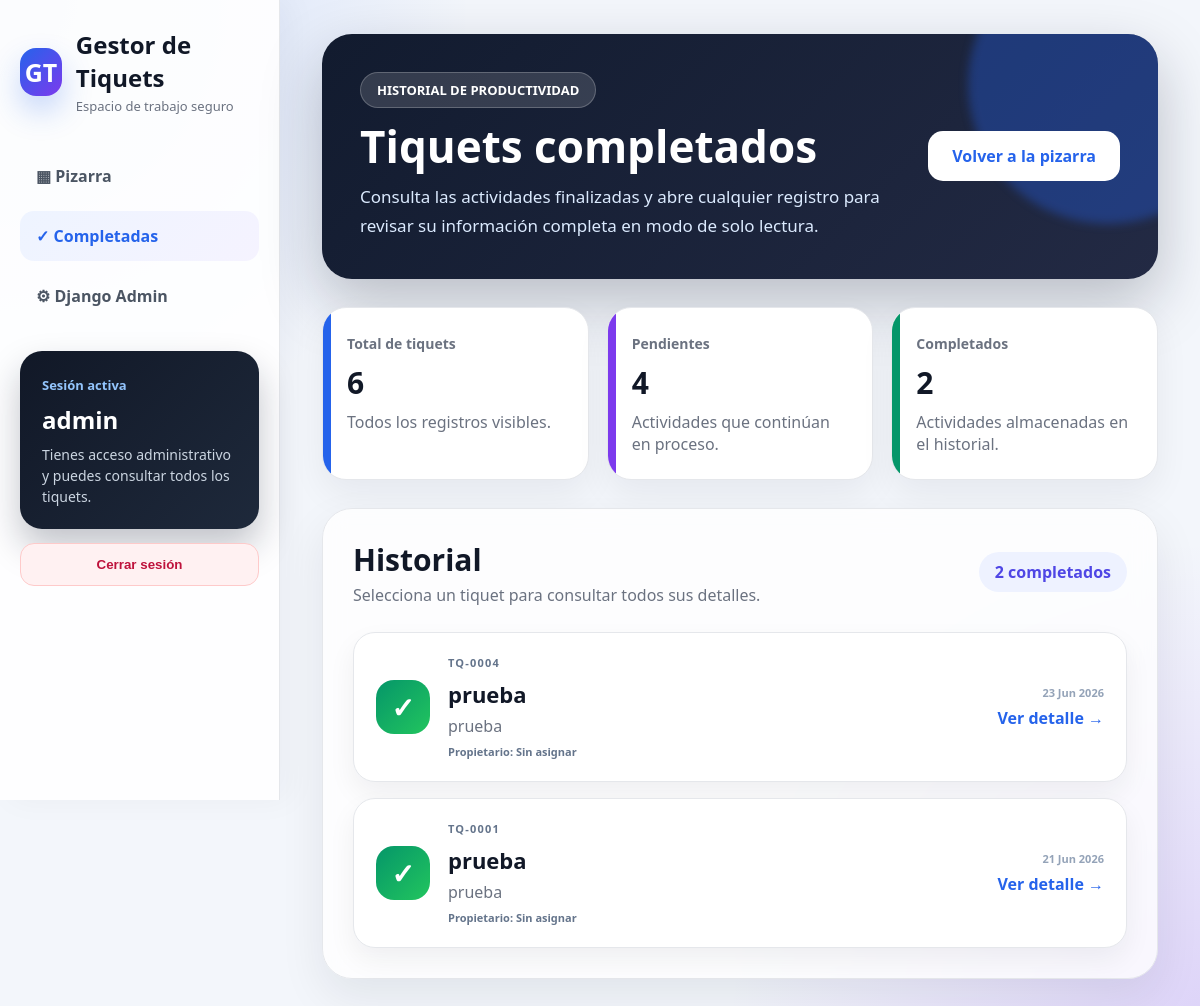
The app's page /completadas/ (signed in) with its own data.
### tareas/models.py (models this page shows, shortened)
class PostIt(models.Model):
    COLORES_CHOICES = [
        ("#2563eb", "Azul profesional"),
        ("#7c3aed", "Morado creativo"),
        ("#059669", "Verde progreso"),
        ("#f97316", "Naranja urgente"),
        ("#e11d48", "Rojo importante"),
    ]
    titulo = models.CharField(max_length=100)
    contenido = models.TextField(blank=True)
    color = models.CharField(
        max_length=7,
        choices=COLORES_CHOICES,
        default="#2563eb",
    )
    creado_el = models.DateTimeField(auto_now_add=True)
    completada = models.BooleanField(default=False)
    propietario = models.ForeignKey(
        settings.AUTH_USER_MODEL,
        on_delete=models.CASCADE,
        related_name="tareas",
        null=True,
        blank=True,
    )
    class Meta:
        ordering = ["-creado_el"]
        verbose_name = "Tiquet"
        verbose_name_plural = "Tiquets"

### tareas/views.py (the view)
@login_required
def historial_completadas(request):
    postits_completados = _tareas_permitidas(
        request.user
    ).filter(completada=True)
    contexto = {
        "postits": postits_completados,
        **_contexto_resumen(request.user),
    }
    return render(
        request,
        "completadas.html",
        contexto,
    )

### tareas/views.py (called while the page is built)
def _tareas_permitidas(user):
    queryset = PostIt.objects.select_related("propietario")
    if user.is_staff:
        return queryset
    return queryset.filter(propietario=user)

def _contexto_resumen(user):
    queryset = _tareas_permitidas(user)
    return {
        "total_tareas": queryset.count(),
        "total_pendientes": queryset.filter(completada=False).count(),
        "total_completadas": queryset.filter(completada=True).count(),
    }

### tareas/templates/completadas.html (shortened to what this page needs)
{% extends 'base.html' %}
{% block content %}
<section class="hero-premium">
    <div>
        <span class="badge-premium">HISTORIAL DE PRODUCTIVIDAD</span>
        <h1>Tiquets completados</h1>
        <p>
            Consulta las actividades finalizadas y abre cualquier registro para
            revisar su información completa en modo de solo lectura.
        </p>
    </div>
    <a href="{% url 'pizarra' %}" class="btn-principal">Volver a la pizarra</a>
</section>
<section class="resumen-grid">
    <article class="resumen-card azul">
        <span>Total de tiquets</span>
        <strong>{{ total_tareas }}</strong>
        <p>Todos los registros visibles.</p>
    </article>
    <article class="resumen-card morado">
        <span>Pendientes</span>
        <strong>{{ total_pendientes }}</strong>
        <p>Actividades que continúan en proceso.</p>
    </article>
    <article class="resumen-card verde">
        <span>Completados</span>
        <strong>{{ total_completadas }}</strong>
        <p>Actividades almacenadas en el historial.</p>
    </article>
</section>
<section class="zona-tareas">
    <div class="zona-header">
        <div>
            <h2>Historial</h2>
            <p>Selecciona un tiquet para consultar todos sus detalles.</p>
        </div>
        <span>{{ total_completadas }} completado{{ total_completadas|pluralize:"s" }}</span>
    </div>
    <div class="lista-historial-premium">
        {% for nota in postits %}
            <a href="{% url 'detalle_completada' nota.id %}" class="historial-item">
                <div class="historial-icono">✓</div>
                <div class="historial-info">
                    <span class="codigo-tiquet">TQ-{{ nota.id|stringformat:"04d" }}</span>
                    <h3>{{ nota.titulo }}</h3>
                    <p>
                        {% if nota.contenido %}
                            {{ nota.contenido|truncatechars:120 }}
                        {% else %}
                            Sin descripción registrada.
                        {% endif %}
                    </p>
                    {% if request.user.is_staff %}
                        <small class="propietario-historial">
                            Propietario:
                            {% if nota.propietario %}
                                {{ nota.propietario.username }}
                            {% else %}
                                Sin asignar
                            {% endif %}
                        </small>
                    {% endif %}
                </div>
                <div class="historial-accion">
                    <small>{{ nota.creado_el|date:"d M Y" }}</small>
                    <span>Ver detalle →</span>
                </div>
            </a>
        {% empty %}
            <div class="vacio-premium">
                <h3>No hay tiquets completados</h3>
                <p>Cuando completes una actividad, aparecerá en este historial.</p>
            </div>
        {% endfor %}
    </div>
</section>
{% endblock %}

### tareas/templates/base.html (shortened to what this page needs)
{% load static %}
<!DOCTYPE html>
<html lang="es">
<head>
    <link rel="stylesheet" href="{% static 'css/estilos.css' %}">
    <link rel="stylesheet" href="{% static 'css/seguridad.css' %}">
</head>
<body class="app-premium">
    <div class="app-layout">
        <aside class="sidebar-premium" id="sidebarPrincipal">
            <div class="brand">
                <div class="brand-icon">GT</div>
                <div>
                    <h2>Gestor de Tiquets</h2>
                    <span>Espacio de trabajo seguro</span>
                </div>
            </div>
            <nav class="menu-premium">
                <a href="{% url 'pizarra' %}"
                   class="{% if request.resolver_match.url_name == 'pizarra' or request.resolver_match.url_name == 'editar_tarea' %}activo{% endif %}">
                    ▦ Pizarra
                </a>
                <a href="{% url 'historial_completadas' %}"
                   class="{% if request.resolver_match.url_name == 'historial_completadas' or request.resolver_match.url_name == 'detalle_completada' %}activo{% endif %}">
                    ✓ Completadas
                </a>
                {% if request.user.is_staff %}
                    <a href="{% url 'admin:index' %}" target="_blank" rel="noopener">
                        ⚙ Django Admin
                    </a>
                {% endif %}
            </nav>
            <div class="mini-card">
                <span>Sesión activa</span>
                <strong>{% firstof request.user.get_full_name request.user.username %}</strong>
                <p>
                    {% if request.user.is_staff %}
                        Tienes acceso administrativo y puedes consultar todos los tiquets.
                    {% else %}
                        Tu cuenta únicamente puede consultar sus propios tiquets.
                    {% endif %}
                </p>
            </div>
            <form method="post" action="{% url 'logout' %}" class="form-logout">
                <button type="submit" class="btn-logout">Cerrar sesión</button>
            </form>
        </aside>
        <main class="contenido-premium">
            {% block content %}{% endblock %}
        </main>
    </div>
</body>
</html>

### tareas/static/css/seguridad.css (style rules this page uses)
:root { --seg-primary: #2563eb; --seg-primary-dark: #1d4ed8; --seg-purple: #7c3aed; --seg-success: #059669; --seg-danger: #dc2626; --seg-text: #111827; --seg-muted: #64748b; --seg-border: #e2e8f0; --seg-surface: #ffffff; }
.form-logout { margin-top: 14px; }
.btn-logout { width: 100%; border: 1px solid #fecaca; background: #fff1f2; color: #be123c; padding: 13px 16px; border-radius: 14px; font-weight: 900; cursor: pointer; transition: 0.25s; }
.codigo-tiquet { display: block; color: #64748b; font-size: 11px; font-weight: 900; letter-spacing: 0.11em; margin-bottom: 9px; }
.historial-accion { display: flex; flex-direction: column; align-items: flex-end; gap: 7px; }
.historial-accion small { color: #94a3b8; font-size: 11px; }
.propietario-historial { display: block; margin-top: 7px; color: #64748b; font-size: 11px; font-weight: 700; }

### records on screen
PostIt: id "0004", titulo "prueba", contenido "prueba", shows "Sin asignar", creado_el "23 Jun 2026"
PostIt: id "0001", titulo "prueba", contenido "prueba", shows "Sin asignar", creado_el "21 Jun 2026"

### other values on screen
{{ total_tareas }} "6"
{{ total_pendientes }} "4"
{{ total_completadas }} "2"
